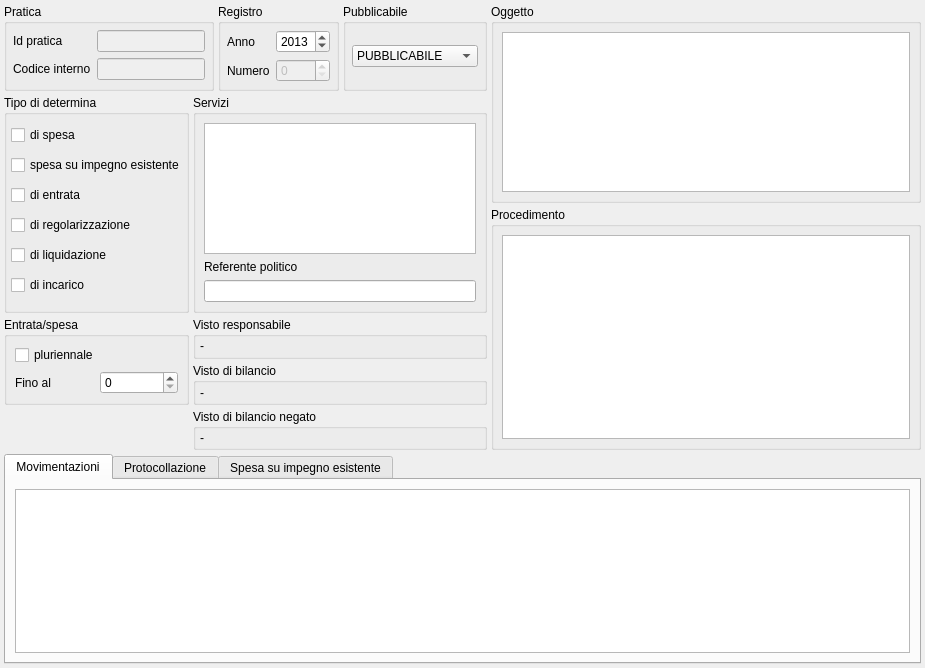
<?xml version="1.0" encoding="UTF-8"?>
<ui version="4.0">
 <class>MainWindow</class>
 <widget class="QMainWindow" name="MainWindow">
  <property name="geometry">
   <rect>
    <x>0</x>
    <y>0</y>
    <width>925</width>
    <height>668</height>
   </rect>
  </property>
  <property name="windowTitle">
   <string>Determine</string>
  </property>
  <property name="searchcolumns" stdset="0">
   <string>&gt;codiceinterno&lt;,oggetto,&gt;anno&lt;,&gt;numero&lt;,&gt;dispesa&lt;,&gt;diEntrata&lt;,&gt;diRegolarizzazione&lt;,servizioPrincipale</string>
  </property>
  <property name="sortcolumn" stdset="0">
   <number>0</number>
  </property>
  <property name="sortorder" stdset="0">
   <string>&gt;</string>
  </property>
  <widget class="QWidget" name="centralwidget">
   <layout class="QGridLayout" name="gridLayout_6" columnstretch="0,0,0,1,3" rowminimumheight="0,0,0,0,0,0,1">
    <property name="margin">
     <number>4</number>
    </property>
    <property name="spacing">
     <number>4</number>
    </property>
    <item row="0" column="0" colspan="2">
     <widget class="QGroupBox" name="groupBox_6">
      <property name="title">
       <string>Pratica</string>
      </property>
      <layout class="QGridLayout" name="gridLayout">
       <property name="margin">
        <number>6</number>
       </property>
       <item row="0" column="0">
        <widget class="QLabel" name="label">
         <property name="text">
          <string>Id pratica</string>
         </property>
         <property name="buddy">
          <cstring>lineEdit</cstring>
         </property>
        </widget>
       </item>
       <item row="0" column="1">
        <widget class="QLineEdit" name="lineEdit">
         <property name="enabled">
          <bool>false</bool>
         </property>
         <property name="column" stdset="0">
          <string>idpratica</string>
         </property>
         <property name="search" stdset="0">
          <bool>false</bool>
         </property>
         <property name="export" stdset="0">
          <bool>true</bool>
         </property>
        </widget>
       </item>
       <item row="1" column="0">
        <widget class="QLabel" name="label_2">
         <property name="text">
          <string>Codice interno</string>
         </property>
         <property name="buddy">
          <cstring>lineEdit_2</cstring>
         </property>
        </widget>
       </item>
       <item row="1" column="1">
        <widget class="QLineEdit" name="lineEdit_2">
         <property name="enabled">
          <bool>false</bool>
         </property>
         <property name="column" stdset="0">
          <string>codiceinterno</string>
         </property>
         <property name="search" stdset="0">
          <bool>true</bool>
         </property>
         <property name="export" stdset="0">
          <bool>true</bool>
         </property>
        </widget>
       </item>
      </layout>
     </widget>
    </item>
    <item row="0" column="2">
     <widget class="QGroupBox" name="groupBox_7">
      <property name="title">
       <string>Registro</string>
      </property>
      <layout class="QGridLayout" name="gridLayout_2">
       <property name="margin">
        <number>6</number>
       </property>
       <item row="0" column="0">
        <widget class="QLabel" name="label_4">
         <property name="text">
          <string>Anno</string>
         </property>
         <property name="buddy">
          <cstring>spinBox</cstring>
         </property>
        </widget>
       </item>
       <item row="1" column="0">
        <widget class="QLabel" name="label_5">
         <property name="text">
          <string>Numero</string>
         </property>
         <property name="buddy">
          <cstring>spinBox_2</cstring>
         </property>
        </widget>
       </item>
       <item row="0" column="1">
        <widget class="QSpinBox" name="spinBox">
         <property name="frame">
          <bool>true</bool>
         </property>
         <property name="keyboardTracking">
          <bool>true</bool>
         </property>
         <property name="minimum">
          <number>2000</number>
         </property>
         <property name="maximum">
          <number>2040</number>
         </property>
         <property name="value">
          <number>2013</number>
         </property>
         <property name="column" stdset="0">
          <string>anno</string>
         </property>
         <property name="search" stdset="0">
          <bool>true</bool>
         </property>
         <property name="export" stdset="0">
          <bool>true</bool>
         </property>
        </widget>
       </item>
       <item row="1" column="1">
        <widget class="QSpinBox" name="spinBox_2">
         <property name="enabled">
          <bool>false</bool>
         </property>
         <property name="maximum">
          <number>9999</number>
         </property>
         <property name="column" stdset="0">
          <string>numero</string>
         </property>
         <property name="search" stdset="0">
          <bool>true</bool>
         </property>
         <property name="export" stdset="0">
          <bool>true</bool>
         </property>
        </widget>
       </item>
      </layout>
     </widget>
    </item>
    <item row="3" column="0" rowspan="2">
     <widget class="QGroupBox" name="groupBox_10">
      <property name="title">
       <string>Entrata/spesa</string>
      </property>
      <layout class="QGridLayout" name="gridLayout_3">
       <property name="margin">
        <number>8</number>
       </property>
       <item row="2" column="1">
        <widget class="QSpinBox" name="spinBox_finoAl">
         <property name="frame">
          <bool>true</bool>
         </property>
         <property name="keyboardTracking">
          <bool>true</bool>
         </property>
         <property name="minimum">
          <number>0</number>
         </property>
         <property name="maximum">
          <number>2040</number>
         </property>
         <property name="value">
          <number>0</number>
         </property>
         <property name="column" stdset="0">
          <string>finoAdAnno</string>
         </property>
         <property name="search" stdset="0">
          <bool>false</bool>
         </property>
         <property name="export" stdset="0">
          <bool>true</bool>
         </property>
        </widget>
       </item>
       <item row="2" column="0">
        <widget class="QLabel" name="label_6">
         <property name="text">
          <string>Fino al</string>
         </property>
         <property name="buddy">
          <cstring>spinBox_finoAl</cstring>
         </property>
        </widget>
       </item>
       <item row="0" column="0" colspan="2">
        <widget class="QCheckBox" name="checkBox_pluriennale">
         <property name="text">
          <string>pluriennale</string>
         </property>
         <property name="column" stdset="0">
          <string>pluriennale</string>
         </property>
         <property name="search" stdset="0">
          <bool>true</bool>
         </property>
         <property name="export" stdset="0">
          <bool>true</bool>
         </property>
        </widget>
       </item>
      </layout>
     </widget>
    </item>
    <item row="2" column="4" rowspan="4">
     <widget class="QGroupBox" name="groupBox_8">
      <property name="title">
       <string>Procedimento</string>
      </property>
      <layout class="QVBoxLayout" name="verticalLayout_10">
       <property name="margin">
        <number>8</number>
       </property>
       <item>
        <widget class="QListWidget" name="procedimento"/>
       </item>
      </layout>
     </widget>
    </item>
    <item row="1" column="0" rowspan="2">
     <widget class="QGroupBox" name="groupBox_4">
      <property name="title">
       <string>Tipo di determina</string>
      </property>
      <layout class="QGridLayout" name="gridLayout_5">
       <property name="leftMargin">
        <number>4</number>
       </property>
       <property name="topMargin">
        <number>4</number>
       </property>
       <property name="rightMargin">
        <number>1</number>
       </property>
       <property name="bottomMargin">
        <number>4</number>
       </property>
       <property name="spacing">
        <number>4</number>
       </property>
       <item row="0" column="0">
        <widget class="QCheckBox" name="checkBox_spesa">
         <property name="text">
          <string>di spesa</string>
         </property>
         <property name="column" stdset="0">
          <string>dispesa</string>
         </property>
         <property name="search" stdset="0">
          <bool>true</bool>
         </property>
         <property name="export" stdset="0">
          <bool>true</bool>
         </property>
        </widget>
       </item>
       <item row="1" column="0">
        <widget class="QCheckBox" name="checkBox_spesaImpegnoEsistente">
         <property name="text">
          <string>spesa su impegno esistente</string>
         </property>
         <property name="tristate">
          <bool>false</bool>
         </property>
         <property name="column" stdset="0">
          <string>spesaimpegnoesistente</string>
         </property>
         <property name="search" stdset="0">
          <bool>true</bool>
         </property>
         <property name="export" stdset="0">
          <bool>false</bool>
         </property>
        </widget>
       </item>
       <item row="2" column="0">
        <widget class="QCheckBox" name="checkBox_entrata">
         <property name="text">
          <string>di entrata</string>
         </property>
         <property name="column" stdset="0">
          <string>diEntrata</string>
         </property>
         <property name="search" stdset="0">
          <bool>true</bool>
         </property>
         <property name="export" stdset="0">
          <bool>true</bool>
         </property>
        </widget>
       </item>
       <item row="3" column="0">
        <widget class="QCheckBox" name="checkBox_regolarizzazione">
         <property name="text">
          <string>di regolarizzazione</string>
         </property>
         <property name="column" stdset="0">
          <string>diRegolarizzazione</string>
         </property>
         <property name="search" stdset="0">
          <bool>true</bool>
         </property>
         <property name="export" stdset="0">
          <bool>true</bool>
         </property>
        </widget>
       </item>
       <item row="4" column="0">
        <widget class="QCheckBox" name="checkBox_liquidazione">
         <property name="text">
          <string>di liquidazione</string>
         </property>
         <property name="column" stdset="0">
          <string>diLiquidazione</string>
         </property>
         <property name="search" stdset="0">
          <bool>true</bool>
         </property>
         <property name="export" stdset="0">
          <bool>true</bool>
         </property>
        </widget>
       </item>
       <item row="5" column="0">
        <widget class="QCheckBox" name="checkBox_incarico">
         <property name="text">
          <string>di incarico</string>
         </property>
         <property name="column" stdset="0">
          <string>diIncarico</string>
         </property>
         <property name="search" stdset="0">
          <bool>true</bool>
         </property>
         <property name="export" stdset="0">
          <bool>true</bool>
         </property>
        </widget>
       </item>
      </layout>
     </widget>
    </item>
    <item row="0" column="3">
     <widget class="QGroupBox" name="groupBox_11">
      <property name="title">
       <string>Pubblicabile</string>
      </property>
      <layout class="QGridLayout" name="gridLayout_4">
       <property name="margin">
        <number>6</number>
       </property>
       <item row="0" column="0">
        <widget class="QComboBox" name="comboBox_pubblicabile">
         <property name="minimumSize">
          <size>
           <width>103</width>
           <height>0</height>
          </size>
         </property>
         <property name="column" stdset="0">
          <string>Pubblicabile</string>
         </property>
         <property name="search" stdset="0">
          <bool>false</bool>
         </property>
         <property name="export" stdset="0">
          <bool>false</bool>
         </property>
         <item>
          <property name="text">
           <string>PUBBLICABILE</string>
          </property>
         </item>
         <item>
          <property name="text">
           <string>SOLO_TITOLO</string>
          </property>
         </item>
         <item>
          <property name="text">
           <string>NON_PUBBLICABILE</string>
          </property>
         </item>
        </widget>
       </item>
      </layout>
     </widget>
    </item>
    <item row="4" column="1" colspan="3">
     <widget class="QGroupBox" name="groupBox_3">
      <property name="title">
       <string>Visto di bilancio</string>
      </property>
      <layout class="QVBoxLayout" name="verticalLayout_3">
       <property name="spacing">
        <number>4</number>
       </property>
       <property name="leftMargin">
        <number>4</number>
       </property>
       <property name="topMargin">
        <number>2</number>
       </property>
       <property name="rightMargin">
        <number>4</number>
       </property>
       <property name="bottomMargin">
        <number>2</number>
       </property>
       <item>
        <widget class="QLabel" name="label_vistoBilancio">
         <property name="text">
          <string>-</string>
         </property>
        </widget>
       </item>
      </layout>
     </widget>
    </item>
    <item row="5" column="1" colspan="3">
     <widget class="QGroupBox" name="groupBox_9">
      <property name="title">
       <string>Visto di bilancio negato</string>
      </property>
      <layout class="QVBoxLayout" name="verticalLayout_4">
       <property name="spacing">
        <number>4</number>
       </property>
       <property name="leftMargin">
        <number>4</number>
       </property>
       <property name="topMargin">
        <number>2</number>
       </property>
       <property name="rightMargin">
        <number>4</number>
       </property>
       <property name="bottomMargin">
        <number>2</number>
       </property>
       <item>
        <widget class="QLabel" name="label_vistoBilancioNegato">
         <property name="text">
          <string>-</string>
         </property>
        </widget>
       </item>
      </layout>
     </widget>
    </item>
    <item row="3" column="1" colspan="3">
     <widget class="QGroupBox" name="groupBox_2">
      <property name="title">
       <string>Visto responsabile</string>
      </property>
      <layout class="QVBoxLayout" name="verticalLayout_2">
       <property name="spacing">
        <number>4</number>
       </property>
       <property name="leftMargin">
        <number>4</number>
       </property>
       <property name="topMargin">
        <number>2</number>
       </property>
       <property name="rightMargin">
        <number>4</number>
       </property>
       <property name="bottomMargin">
        <number>3</number>
       </property>
       <item>
        <widget class="QLabel" name="label_vistoResponsabile">
         <property name="text">
          <string>-</string>
         </property>
        </widget>
       </item>
      </layout>
     </widget>
    </item>
    <item row="6" column="0" colspan="5">
     <widget class="QTabWidget" name="tabWidget">
      <property name="currentIndex">
       <number>0</number>
      </property>
      <widget class="QWidget" name="tab">
       <attribute name="title">
        <string>Movimentazioni</string>
       </attribute>
       <layout class="QVBoxLayout" name="verticalLayout_8">
        <item>
         <widget class="com.axiastudio.pypapi.ui.widgets.PyPaPiTableView" name="tableView_impegni">
          <property name="entity" stdset="0">
           <string>.movimentoDeterminaCollection</string>
          </property>
          <property name="columns" stdset="0">
           <string>&gt;eu&lt;,annoEsercizio,&lt;capitolo&gt;,&gt;impegno&lt;,&gt;sottoImpegno&lt;,&gt;annoImpegno&lt;,importo,codiceCup,codiceCig,descrizioneCespite,descrizioneBeneficiario</string>
          </property>
          <property name="headers" stdset="0">
           <string>,esercizio,capitolo,impegno,sub,anno,importo,CUP,CIG,cespite,soggetto</string>
          </property>
          <property name="sortcolumn" stdset="0">
           <number>2</number>
          </property>
          <property name="sortorder" stdset="0">
           <string>&lt;</string>
          </property>
         </widget>
        </item>
       </layout>
      </widget>
      <widget class="QWidget" name="tab_2">
       <attribute name="title">
        <string>Protocollazione</string>
       </attribute>
       <layout class="QVBoxLayout" name="verticalLayout_9">
        <item>
         <widget class="com.axiastudio.pypapi.ui.widgets.PyPaPiTableView" name="tableView_protocollo">
          <property name="entity" stdset="0">
           <string>.ufficioDeterminaCollection</string>
          </property>
          <property name="columns" stdset="0">
           <string>&gt;principale&lt;,&lt;ufficio&gt;</string>
          </property>
          <property name="reference" stdset="0">
           <string>ufficio</string>
          </property>
          <property name="filters" stdset="0">
           <string>attribuzione=true</string>
          </property>
          <property name="sortcolumn" stdset="0">
           <number>0</number>
          </property>
          <property name="sortorder" stdset="0">
           <string>&gt;</string>
          </property>
         </widget>
        </item>
       </layout>
      </widget>
      <widget class="QWidget" name="tab_3">
       <attribute name="title">
        <string>Spesa su impegno esistente</string>
       </attribute>
       <layout class="QVBoxLayout" name="verticalLayout_8">
        <item>
         <widget class="com.axiastudio.pypapi.ui.widgets.PyPaPiTableView" name="tableView_spese">
          <property name="entity" stdset="0">
           <string>.spesaImpegnoEsistenteCollection</string>
          </property>
          <property name="columns" stdset="0">
           <string>&gt;capitolo&lt;,&gt;impegno&lt;,&gt;sottoImpegno&lt;,&gt;annoImpegno&lt;,importo</string>
          </property>
          <property name="headers" stdset="0">
           <string>capitolo,impegno,sub,anno,importo</string>
          </property>
          <property name="sortcolumn" stdset="0">
           <number>0</number>
          </property>
          <property name="sortorder" stdset="0">
           <string>&lt;</string>
          </property>
         </widget>
        </item>
       </layout>
      </widget>
     </widget>
    </item>
    <item row="0" column="4" rowspan="2">
     <widget class="QGroupBox" name="groupBox_5">
      <property name="title">
       <string>Oggetto</string>
      </property>
      <layout class="QVBoxLayout" name="verticalLayout_7">
       <property name="margin">
        <number>8</number>
       </property>
       <item>
        <widget class="QTextEdit" name="textEdit">
         <property name="column" stdset="0">
          <string>oggetto</string>
         </property>
         <property name="search" stdset="0">
          <bool>true</bool>
         </property>
         <property name="export" stdset="0">
          <bool>true</bool>
         </property>
        </widget>
       </item>
      </layout>
     </widget>
    </item>
    <item row="1" column="1" rowspan="2" colspan="3">
     <widget class="QGroupBox" name="groupBox">
      <property name="sizePolicy">
       <sizepolicy hsizetype="Minimum" vsizetype="Preferred">
        <horstretch>0</horstretch>
        <verstretch>0</verstretch>
       </sizepolicy>
      </property>
      <property name="title">
       <string>Servizi</string>
      </property>
      <layout class="QVBoxLayout" name="verticalLayout">
       <property name="margin">
        <number>8</number>
       </property>
       <item>
        <widget class="com.axiastudio.pypapi.ui.widgets.PyPaPiTableView" name="tableView_servizi">
         <property name="entity" stdset="0">
          <string>.servizioDeterminaCollection</string>
         </property>
         <property name="reference" stdset="0">
          <string>servizio</string>
         </property>
         <property name="columns" stdset="0">
          <string>&gt;principale&lt;,&lt;servizio&gt;</string>
         </property>
         <property name="headers" stdset="0">
          <string>,Servizio</string>
         </property>
         <property name="search" stdset="0">
          <bool>true</bool>
         </property>
         <property name="searchfields" stdset="0">
          <string>servizio.descrizione</string>
         </property>
        </widget>
       </item>
       <item>
        <widget class="QLabel" name="label_3">
         <property name="text">
          <string>Referente politico</string>
         </property>
         <property name="buddy">
          <cstring>lineEdit_RefPolitico</cstring>
         </property>
        </widget>
       </item>
       <item>
        <widget class="QLineEdit" name="lineEdit_RefPolitico">
         <property name="column" stdset="0">
          <string>referentePolitico</string>
         </property>
        </widget>
       </item>
      </layout>
     </widget>
    </item>
   </layout>
  </widget>
 </widget>
 <customwidgets>
  <customwidget>
   <class>com.axiastudio.pypapi.ui.widgets.PyPaPiTableView</class>
   <extends>QTableView</extends>
   <header location="global">pypapitableview.h</header>
  </customwidget>
 </customwidgets>
 <tabstops>
  <tabstop>lineEdit</tabstop>
  <tabstop>lineEdit_2</tabstop>
  <tabstop>spinBox</tabstop>
  <tabstop>comboBox_pubblicabile</tabstop>
  <tabstop>textEdit</tabstop>
  <tabstop>checkBox_spesa</tabstop>
  <tabstop>checkBox_spesaImpegnoEsistente</tabstop>
  <tabstop>checkBox_entrata</tabstop>
  <tabstop>checkBox_regolarizzazione</tabstop>
  <tabstop>checkBox_liquidazione</tabstop>
  <tabstop>checkBox_incarico</tabstop>
  <tabstop>checkBox_pluriennale</tabstop>
  <tabstop>spinBox_finoAl</tabstop>
  <tabstop>tableView_servizi</tabstop>
  <tabstop>lineEdit_RefPolitico</tabstop>
  <tabstop>tabWidget</tabstop>
  <tabstop>tableView_impegni</tabstop>
  <tabstop>tableView_protocollo</tabstop>
  <tabstop>tableView_spese</tabstop>
  <tabstop>spinBox_2</tabstop>
  <tabstop>procedimento</tabstop>
 </tabstops>
 <resources/>
 <connections/>
</ui>
